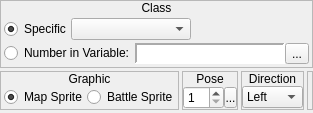
        <widget class="QWidget" name="wClass">
         <layout class="QVBoxLayout" name="verticalLayout_27">
          <property name="spacing">
           <number>3</number>
          </property>
          <property name="margin">
           <number>0</number>
          </property>
          <item>
           <widget class="QFrame" name="frame_2">
            <property name="frameShape">
             <enum>QFrame::StyledPanel</enum>
            </property>
            <property name="frameShadow">
             <enum>QFrame::Raised</enum>
            </property>
            <layout class="QVBoxLayout" name="verticalLayout_2">
             <property name="spacing">
              <number>0</number>
             </property>
             <property name="margin">
              <number>0</number>
             </property>
             <item>
              <widget class="QLabel" name="label_2">
               <property name="sizePolicy">
                <sizepolicy hsizetype="Preferred" vsizetype="Fixed">
                 <horstretch>0</horstretch>
                 <verstretch>0</verstretch>
                </sizepolicy>
               </property>
               <property name="text">
                <string>Class</string>
               </property>
               <property name="alignment">
                <set>Qt::AlignCenter</set>
               </property>
              </widget>
             </item>
             <item>
              <widget class="QWidget" name="widget_6" native="true">
               <layout class="QVBoxLayout" name="verticalLayout_26">
                <property name="spacing">
                 <number>3</number>
                </property>
                <property name="margin">
                 <number>3</number>
                </property>
                <item>
                 <widget class="QWidget" name="widget_37" native="true">
                  <layout class="QHBoxLayout" name="horizontalLayout_11">
                   <property name="spacing">
                    <number>0</number>
                   </property>
                   <property name="margin">
                    <number>0</number>
                   </property>
                   <item>
                    <widget class="QRadioButton" name="rbClass_Specific">
                     <property name="sizePolicy">
                      <sizepolicy hsizetype="Fixed" vsizetype="Fixed">
                       <horstretch>0</horstretch>
                       <verstretch>0</verstretch>
                      </sizepolicy>
                     </property>
                     <property name="text">
                      <string>Specific</string>
                     </property>
                     <property name="checked">
                      <bool>true</bool>
                     </property>
                    </widget>
                   </item>
                   <item>
                    <widget class="QComboBox" name="cboxClass">
                     <property name="minimumSize">
                      <size>
                       <width>120</width>
                       <height>0</height>
                      </size>
                     </property>
                     <property name="maximumSize">
                      <size>
                       <width>120</width>
                       <height>16777215</height>
                      </size>
                     </property>
                    </widget>
                   </item>
                   <item>
                    <spacer name="horizontalSpacer_5">
                     <property name="orientation">
                      <enum>Qt::Horizontal</enum>
                     </property>
                     <property name="sizeHint" stdset="0">
                      <size>
                       <width>40</width>
                       <height>20</height>
                      </size>
                     </property>
                    </spacer>
                   </item>
                  </layout>
                 </widget>
                </item>
                <item>
                 <widget class="QWidget" name="widget_38" native="true">
                  <layout class="QHBoxLayout" name="horizontalLayout_2">
                   <property name="spacing">
                    <number>0</number>
                   </property>
                   <property name="margin">
                    <number>0</number>
                   </property>
                   <item>
                    <widget class="QRadioButton" name="rbClass_Variable">
                     <property name="sizePolicy">
                      <sizepolicy hsizetype="Fixed" vsizetype="Fixed">
                       <horstretch>0</horstretch>
                       <verstretch>0</verstretch>
                      </sizepolicy>
                     </property>
                     <property name="text">
                      <string>Number in Variable:</string>
                     </property>
                    </widget>
                   </item>
                   <item>
                    <widget class="QWidget" name="wClass_Variable" native="true">
                     <layout class="QHBoxLayout" name="horizontalLayout_16">
                      <property name="spacing">
                       <number>0</number>
                      </property>
                      <property name="margin">
                       <number>0</number>
                      </property>
                      <item>
                       <widget class="QLabel" name="lblClass_Variable">
                        <property name="sizePolicy">
                         <sizepolicy hsizetype="Preferred" vsizetype="Preferred">
                          <horstretch>0</horstretch>
                          <verstretch>0</verstretch>
                         </sizepolicy>
                        </property>
                        <property name="minimumSize">
                         <size>
                          <width>150</width>
                          <height>0</height>
                         </size>
                        </property>
                        <property name="font">
                         <font>
                          <family>Monospace</family>
                         </font>
                        </property>
                        <property name="styleSheet">
                         <string notr="true">background-color: palette(base);</string>
                        </property>
                        <property name="frameShape">
                         <enum>QFrame::Panel</enum>
                        </property>
                        <property name="frameShadow">
                         <enum>QFrame::Sunken</enum>
                        </property>
                        <property name="lineWidth">
                         <number>2</number>
                        </property>
                        <property name="text">
                         <string/>
                        </property>
                       </widget>
                      </item>
                      <item>
                       <widget class="QToolButton" name="bClass_BrowseVariables">
                        <property name="text">
                         <string>...</string>
                        </property>
                        <property name="icon">
                         <iconset resource="gui_icons.qrc">
                          <normaloff>:/icons/fileopen.png</normaloff>:/icons/fileopen.png</iconset>
                        </property>
                       </widget>
                      </item>
                     </layout>
                    </widget>
                   </item>
                  </layout>
                 </widget>
                </item>
               </layout>
              </widget>
             </item>
            </layout>
           </widget>
          </item>
          <item>
           <widget class="QWidget" name="widget_15" native="true">
            <layout class="QHBoxLayout" name="horizontalLayout_9">
             <property name="spacing">
              <number>3</number>
             </property>
             <property name="margin">
              <number>0</number>
             </property>
             <item>
              <widget class="QFrame" name="frame_13">
               <property name="frameShape">
                <enum>QFrame::StyledPanel</enum>
               </property>
               <property name="frameShadow">
                <enum>QFrame::Raised</enum>
               </property>
               <layout class="QVBoxLayout" name="verticalLayout_24">
                <property name="spacing">
                 <number>0</number>
                </property>
                <property name="margin">
                 <number>0</number>
                </property>
                <item>
                 <widget class="QLabel" name="label_16">
                  <property name="sizePolicy">
                   <sizepolicy hsizetype="Preferred" vsizetype="Fixed">
                    <horstretch>0</horstretch>
                    <verstretch>0</verstretch>
                   </sizepolicy>
                  </property>
                  <property name="text">
                   <string>Graphic</string>
                  </property>
                  <property name="alignment">
                   <set>Qt::AlignCenter</set>
                  </property>
                 </widget>
                </item>
                <item>
                 <widget class="QWidget" name="widget_30" native="true">
                  <layout class="QHBoxLayout" name="horizontalLayout_43">
                   <property name="spacing">
                    <number>0</number>
                   </property>
                   <property name="leftMargin">
                    <number>3</number>
                   </property>
                   <property name="topMargin">
                    <number>0</number>
                   </property>
                   <property name="rightMargin">
                    <number>0</number>
                   </property>
                   <property name="bottomMargin">
                    <number>0</number>
                   </property>
                   <item>
                    <widget class="QRadioButton" name="rbClass_MapSprite">
                     <property name="sizePolicy">
                      <sizepolicy hsizetype="Fixed" vsizetype="Fixed">
                       <horstretch>0</horstretch>
                       <verstretch>0</verstretch>
                      </sizepolicy>
                     </property>
                     <property name="text">
                      <string>Map Sprite</string>
                     </property>
                     <property name="checked">
                      <bool>true</bool>
                     </property>
                    </widget>
                   </item>
                   <item>
                    <widget class="QRadioButton" name="rbClass_BattleSprite">
                     <property name="sizePolicy">
                      <sizepolicy hsizetype="Fixed" vsizetype="Fixed">
                       <horstretch>0</horstretch>
                       <verstretch>0</verstretch>
                      </sizepolicy>
                     </property>
                     <property name="text">
                      <string>Battle Sprite</string>
                     </property>
                    </widget>
                   </item>
                  </layout>
                 </widget>
                </item>
               </layout>
              </widget>
             </item>
             <item>
              <widget class="QFrame" name="frmClassPose">
               <property name="sizePolicy">
                <sizepolicy hsizetype="Fixed" vsizetype="Preferred">
                 <horstretch>0</horstretch>
                 <verstretch>0</verstretch>
                </sizepolicy>
               </property>
               <property name="frameShape">
                <enum>QFrame::StyledPanel</enum>
               </property>
               <property name="frameShadow">
                <enum>QFrame::Raised</enum>
               </property>
               <layout class="QVBoxLayout" name="verticalLayout_36">
                <property name="spacing">
                 <number>0</number>
                </property>
                <property name="margin">
                 <number>0</number>
                </property>
                <item>
                 <widget class="QLabel" name="label_22">
                  <property name="sizePolicy">
                   <sizepolicy hsizetype="Preferred" vsizetype="Fixed">
                    <horstretch>0</horstretch>
                    <verstretch>0</verstretch>
                   </sizepolicy>
                  </property>
                  <property name="text">
                   <string>Pose</string>
                  </property>
                  <property name="alignment">
                   <set>Qt::AlignCenter</set>
                  </property>
                 </widget>
                </item>
                <item>
                 <widget class="QWidget" name="widget_31" native="true">
                  <layout class="QHBoxLayout" name="horizontalLayout_23">
                   <property name="spacing">
                    <number>0</number>
                   </property>
                   <property name="margin">
                    <number>0</number>
                   </property>
                   <item>
                    <widget class="QSpinBox" name="sbClassPose">
                     <property name="accelerated">
                      <bool>true</bool>
                     </property>
                     <property name="minimum">
                      <number>1</number>
                     </property>
                     <property name="maximum">
                      <number>32</number>
                     </property>
                    </widget>
                   </item>
                   <item>
                    <widget class="SpinBoxSideButton" name="bClassPoseSideButton">
                     <property name="minimumSize">
                      <size>
                       <width>13</width>
                       <height>21</height>
                      </size>
                     </property>
                     <property name="maximumSize">
                      <size>
                       <width>13</width>
                       <height>21</height>
                      </size>
                     </property>
                     <property name="text">
                      <string>...</string>
                     </property>
                     <property name="icon">
                      <iconset resource="gui_icons.qrc">
                       <normaloff>:/icons/spinBoxSideButton.png</normaloff>:/icons/spinBoxSideButton.png</iconset>
                     </property>
                     <property name="iconSize">
                      <size>
                       <width>8</width>
                       <height>16</height>
                      </size>
                     </property>
                    </widget>
                   </item>
                  </layout>
                 </widget>
                </item>
               </layout>
              </widget>
             </item>
             <item>
              <widget class="QFrame" name="frmClassDirection">
               <property name="sizePolicy">
                <sizepolicy hsizetype="Fixed" vsizetype="Preferred">
                 <horstretch>0</horstretch>
                 <verstretch>0</verstretch>
                </sizepolicy>
               </property>
               <property name="frameShape">
                <enum>QFrame::StyledPanel</enum>
               </property>
               <property name="frameShadow">
                <enum>QFrame::Raised</enum>
               </property>
               <layout class="QVBoxLayout" name="verticalLayout_37">
                <property name="spacing">
                 <number>0</number>
                </property>
                <property name="margin">
                 <number>0</number>
                </property>
                <item>
                 <widget class="QLabel" name="label_23">
                  <property name="sizePolicy">
                   <sizepolicy hsizetype="Preferred" vsizetype="Fixed">
                    <horstretch>0</horstretch>
                    <verstretch>0</verstretch>
                   </sizepolicy>
                  </property>
                  <property name="text">
                   <string>Direction</string>
                  </property>
                  <property name="alignment">
                   <set>Qt::AlignCenter</set>
                  </property>
                 </widget>
                </item>
                <item>
                 <widget class="QWidget" name="widget_32" native="true">
                  <layout class="QHBoxLayout" name="horizontalLayout_30">
                   <property name="spacing">
                    <number>0</number>
                   </property>
                   <property name="margin">
                    <number>0</number>
                   </property>
                   <item>
                    <widget class="QComboBox" name="cboxClass_Direction">
                     <item>
                      <property name="text">
                       <string>Left</string>
                      </property>
                     </item>
                     <item>
                      <property name="text">
                       <string>Right</string>
                      </property>
                     </item>
                     <item>
                      <property name="text">
                       <string>Up</string>
                      </property>
                     </item>
                     <item>
                      <property name="text">
                       <string>Down</string>
                      </property>
                     </item>
                    </widget>
                   </item>
                  </layout>
                 </widget>
                </item>
               </layout>
              </widget>
             </item>
             <item>
              <widget class="QFrame" name="frame_6">
               <property name="frameShape">
                <enum>QFrame::StyledPanel</enum>
               </property>
               <property name="frameShadow">
                <enum>QFrame::Raised</enum>
               </property>
              </widget>
             </item>
            </layout>
           </widget>
          </item>
          <item>
           <widget class="QFrame" name="frame_16">
            <property name="sizePolicy">
             <sizepolicy hsizetype="Preferred" vsizetype="Expanding">
              <horstretch>0</horstretch>
              <verstretch>0</verstretch>
             </sizepolicy>
            </property>
            <property name="frameShape">
             <enum>QFrame::StyledPanel</enum>
            </property>
            <property name="frameShadow">
             <enum>QFrame::Raised</enum>
            </property>
           </widget>
          </item>
         </layout>
        </widget>
